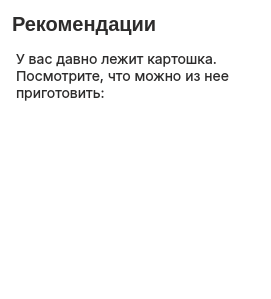
   <widget class="QFrame" name="recomends_frame">
    <property name="geometry">
     <rect>
      <x>30</x>
      <y>340</y>
      <width>271</width>
      <height>299</height>
     </rect>
    </property>
    <property name="styleSheet">
     <string notr="true">background-color: rgba(255, 255, 255, 30%);
border: 1px solid  rgba(255, 255, 255, 40%);
border-radius: 10%;

</string>
    </property>
    <layout class="QVBoxLayout" name="verticalLayout_3">
     <item>
      <widget class="QLabel" name="recomHeaderLabel">
       <property name="enabled">
        <bool>true</bool>
       </property>
       <property name="minimumSize">
        <size>
         <width>0</width>
         <height>24</height>
        </size>
       </property>
       <property name="maximumSize">
        <size>
         <width>16777215</width>
         <height>24</height>
        </size>
       </property>
       <property name="styleSheet">
        <string notr="true">background-color: none;
color: #2d2c2c;
border:none;

width: 435px;
height: 24px;

font-size: 20px;
font-family: Inter, &quot;Extra Bold&quot;;
font-weight: 800;
text-align: left;
vertical-align: top</string>
       </property>
       <property name="text">
        <string>Рекомендации</string>
       </property>
      </widget>
     </item>
     <item>
      <widget class="QLabel" name="infoRecomLabel">
       <property name="styleSheet">
        <string notr="true">background-color: none;
color: #2d2c2c;
border:none;
margin-top: 8px;
margin-bottom:8px;

text-align:left;
vertical-align:text-top;
font-size:14px;
font-family:Inter;
line-height:auto;
border-style:hidden;
outline:none;
width:435px;</string>
       </property>
       <property name="text">
        <string>У вас давно лежит картошка. Посмотрите, что можно из нее приготовить:
</string>
       </property>
       <property name="scaledContents">
        <bool>false</bool>
       </property>
       <property name="wordWrap">
        <bool>true</bool>
       </property>
      </widget>
     </item>
     <item>
      <widget class="QTableView" name="recomendsListTableView"/>
     </item>
    </layout>
   </widget>
